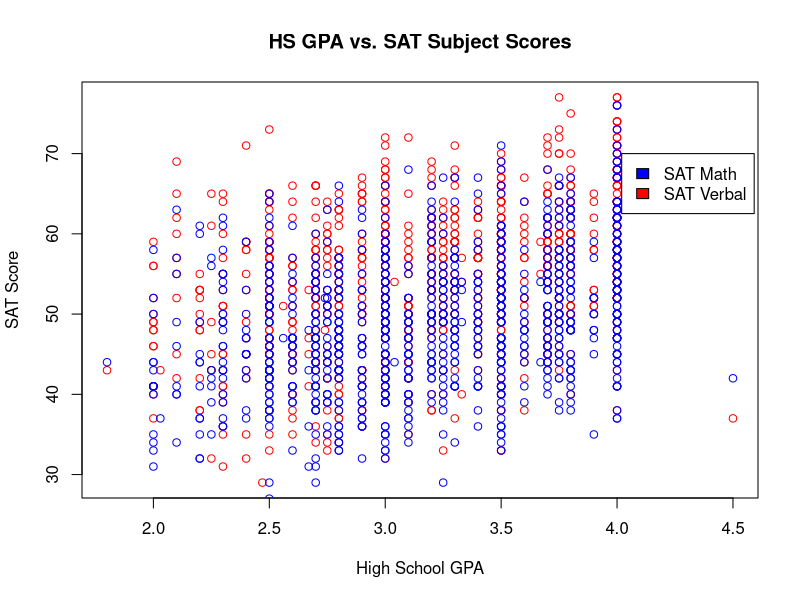

Reproduce this figure in R.
## ---- chunk 1
library(dplyr)
## ---- chunk 2
sat <- read.csv('sat.csv')
colnames(sat)
colnames(sat)[1] <- 'sex'
n <- dim(sat)[1]
## ---- chunk 3
sat %>% filter(SATM > SATV) %>% summarize(meanMathHigher = mean(SATSum))
sat %>% filter(SATM < SATV) %>% summarize(meanVerbalHigher = mean(SATSum))
## ---- chunk 4
t.test(sat %>% filter(sex == 1) %>% pull(SATSum),
       sat %>% filter(sex == 2) %>% pull(SATSum))

t.test(sat %>% filter(sex == 1) %>% pull(HSGPA),
       sat %>% filter(sex == 2) %>% pull(HSGPA))
## ---- chunk 5
SATmod <- lm(SATSum ~ sex, data = sat)
summary(SATmod)
GPAmod <- lm(HSGPA ~ sex, data = sat)
summary(GPAmod)
## ---- chunk 6
plot(sat$HSGPA, sat$SATM, 
     col = 'red', xlab = 'High School GPA', ylab = 'SAT Score',
     main = 'HS GPA vs. SAT Subject Scores')
points(sat$HSGPA, sat$SATV, col = 'blue')
legend(4.02, 70, c('SAT Math', 'SAT Verbal'), fill = c('blue', 'red'))
## ---- chunk 7
satMc <- (sat$SATM %in% 20:40) + 2*(sat$SATM %in% 41:60) + 3*(sat$SATM %in% 61:80)
satVc <- (sat$SATV %in% 20:40) + 2*(sat$SATV %in% 41:60) + 3*(sat$SATV %in% 61:80)
unique(satMc)
unique(satVc)
crossTab <- matrix(0, 3, 3)
for (i in 1:n) {
  crossTab[satMc[i], satVc[i]] <- crossTab[satMc[i], satVc[i]] + 1
}
crossTab
table(satMc, satVc)
n - sum(diag(crossTab))
## ---- chunk 8
f <- function(b) sum((sat$FYGPA - (b[1] + b[2]*sat$SATSum))^2)
optim(c(0,0), f)$par
lm(FYGPA ~ SATSum, data = sat)
## ---- chunk 9
myLm <- function(y, X, parInit) {
  f <- function(b) sum((y - cbind(1, X)%*%b)^2)
  optim(parInit, f)$par
}
myLm(sat$FYGPA, cbind(sat$SATM,
                      sat$SATV,
                      sat$HSGPA),
     rep(0,4))
lm(FYGPA ~ SATM + SATV + HSGPA, data = sat)
## ---- chunk 10
lm(FYGPA ~ SATSum - 1, data = sat)
summary(lm(FYGPA ~ SATSum, data = sat))
FYGPAc <- sat$FYGPA - mean(sat$FYGPA)
SATc <- sat$SATSum - mean(sat$SATSum)
summary(lm(FYGPAc ~ SATc - 1))
## ---- chunk 11
triMod <- lm(FYGPA ~ SATM + SATV + HSGPA, data = sat)
coef(triMod)
## ---- chunk 12
satMincrease <- lm(SATM ~ HSGPA, data = sat)$coef[2]*0.1
satVincrease <- lm(SATV ~ HSGPA, data = sat)$coef[2]*0.1
## ---- chunk 13
coef(triMod)[2:4] %*% c(satMincrease, satVincrease, 0.1)
coef(lm(FYGPA ~ HSGPA, data = sat))[2]*0.1
